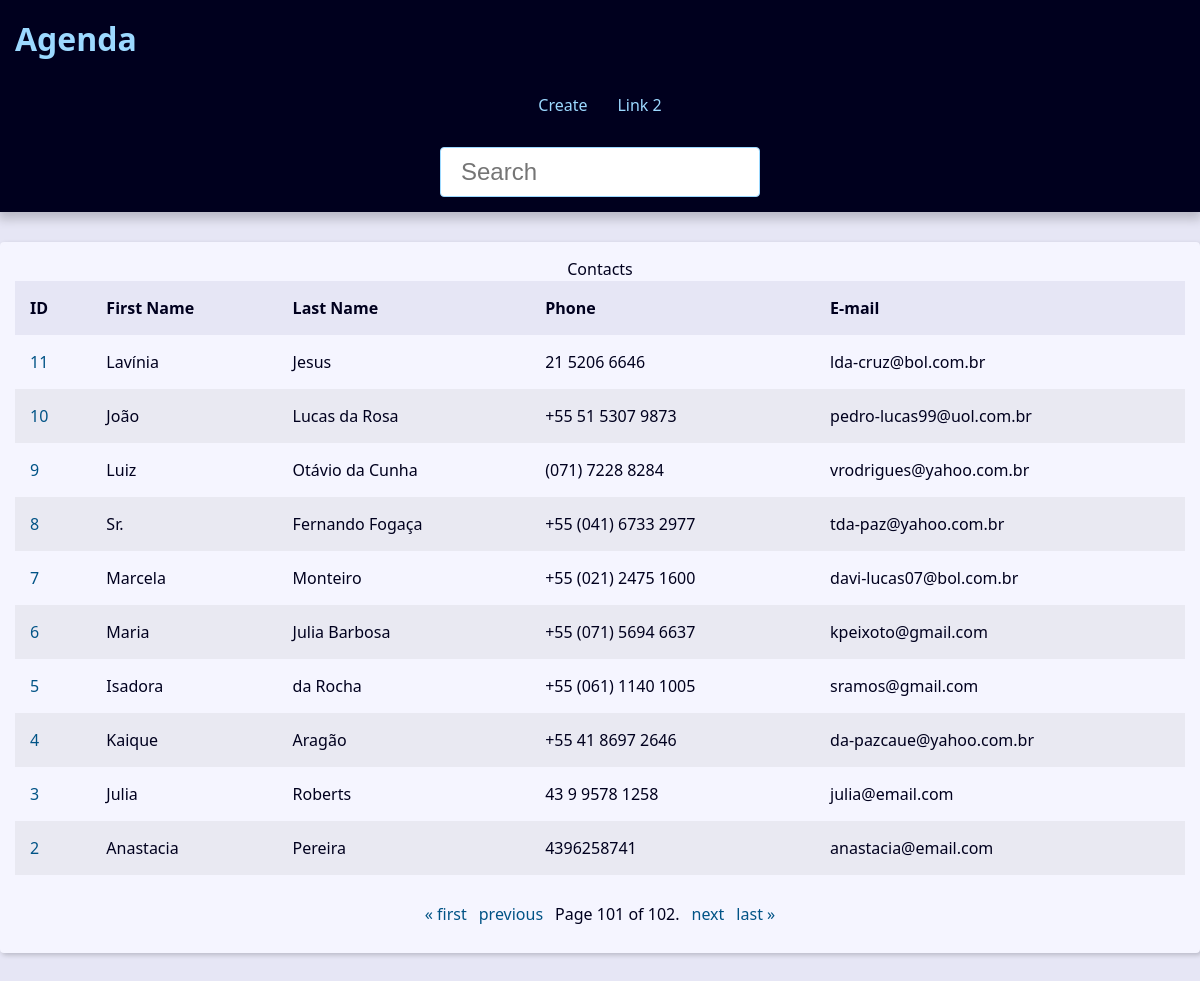
/?page=101&q=, run on the app's committed database.
### contact/models.py (models this page shows, shortened)
class Contact(models.Model):
    first_name = models.CharField(max_length=50)
    last_name = models.CharField(max_length=50)
    phone = models.CharField(max_length=50)
    email = models.EmailField(max_length=200, blank=True)
    created_date = models.DateTimeField(default=timezone.now)
    description = models.TextField(blank=True)
    show = models.BooleanField(default=True)
    picture = models.ImageField(blank=True, upload_to="pictures/%Y/%m")
    category = models.ForeignKey(
        Category,
        on_delete=models.SET_NULL,
        blank=True,
        null=True,
    )
    owner = models.ForeignKey(
        User,
        on_delete=models.SET_NULL,
        blank=True,
        null=True,
    )

### contact/views/contact_views.py (the view)
# urls.py: path("", views.index, name="index"),
def index(request):
    contacts = Contact.objects.filter(show=True).order_by("-id")
    paginator = Paginator(contacts, 10)
    page_number = request.GET.get("page")
    page_obj = paginator.get_page(page_number)
    context = {
        "page_obj": page_obj,
        "site_title": "Contatos - ",
    }
    return render(
        request,
        "contact/index.html",
        context,
    )

### contact/templates/contact/index.html
{% extends "global/base.html" %}
{% block content %}
{% if page_obj %}
    <div class="responsive-table">
        <table class="contacts-table" >
            <caption>
                Contacts
            </caption>
            <thead>
                <tr class="table-row table-row-header">
                    <th class="table-header">ID</th>
                    <th class="table-header">First Name</th>
                    <th class="table-header">Last Name</th>
                    <th class="table-header">Phone</th>
                    <th class="table-header">E-mail</th>
                </tr>
            </thead>
            <tbody>
                {% for contact in page_obj %}
                    <tr class="table-row">
                        <td class="table-cel">
                            <a
                            href="{% url "contact:contact" contact.id %}"
                                class="table-link"
                            >
                                {{ contact.id }}
                            </a>
                        </td>
                        <td class="table-cel">
                            {{ contact.first_name }}
                        </td>
                        <td class="table-cel">
                            {{ contact.last_name }}
                        </td>
                        <td class="table-cel">
                            {{ contact.phone }}
                        </td>
                        <td class="table-cel">
                            {{ contact.email }}
                        </td>
                    </tr>
                {% endfor %}
            </tbody>
        </table>
    </div>
{% else %}
    <div class="single-contact">
        <h1 class="single-contact-name">
            Nenhum contato encontrado.
        </h1>
    </div>
{% endif %}
{% endblock content %}

### base_static/global/css/style.css (style rules this page uses)
:root { --spacing: 1.5rem; --link-dark-color: rgb(0, 83, 134); --link-light-color: rgb(156, 217, 255); --clr-white: rgb(245, 245, 255); --clr-black: rgb(0, 0, 30); --clr-light-gray: rgb(230, 230, 245); --clr-dark-shadow-5: rgba(0, 0, 10, 5%); --clr-dark-shadow-10: rgba(0, 0, 10, 10%); --clr-dark-shadow-20: rgba(0, 0, 10, 20%); --clr-light-shadow-5: rgba(200, 200, 255, 5%); --clr-light-shadow-10: rgba(200, 200, 255, 10%); --clr-light-shadow-20: rgba(200, 200, 255, 20%); --main-page-width: 120rem; --table-min-width: 60rem; --biggest-font-size: 5rem; --bigger-font-size: 4rem; --big-font-size: 3.2rem; --medium-font-size: 2.4rem; --small-font-size: 1.6rem; --smaller-font-size: 1.4rem; --smallest-font-size: 1.2rem; --transition-fast: 300ms; --transition-medium: 600ms; --transition-slow: 1s; --default-border-radius: 4px; }
*, *::before, *::after { margin: 0; padding: 0; box-sizing: border-box; }
html { font-size: 62.5%; }
body { font-family: system-ui, -apple-system, BlinkMacSystemFont, 'Segoe UI', Roboto, Oxygen, Ubuntu, Cantarell, 'Open Sans', 'Helvetica Neue', sans-serif; line-height: 1.5; font-size: var(--small-font-size); color: var(--clr-black); -webkit-font-smoothing: antialiased; background: var(--clr-light-gray); }
.responsive-table { width: 100%; overflow-x: auto; }
.contacts-table { width: 100%; min-width: var(--table-min-width); border-collapse: collapse; }
.table-row { text-align: left; text-overflow: ellipsis; transition: background-color var(--transition-fast) ease-in-out; }
.table-row:nth-of-type(2n) { background: var(--clr-dark-shadow-5); }
.table-row-header { background: var(--clr-light-gray); color: var(--clr-black); }
.table-cel, .table-header { padding: var(--spacing); }
.table-link { color: var(--link-dark-color); transition: color var(--transition-fast) ease-in-out; text-decoration: none; }

### data on the page
Contact: id "11", first_name "Lavínia", last_name "Jesus", phone "21 5206 6646", email "lda-cruz@bol.com.br"
Contact: id "10", first_name "João", last_name "Lucas da Rosa", phone "+55 51 5307 9873", email "pedro-lucas99@uol.com.br"
Contact: id "9", first_name "Luiz", last_name "Otávio da Cunha", phone "(071) 7228 8284", email "vrodrigues@yahoo.com.br"
Contact: id "8", first_name "Sr.", last_name "Fernando Fogaça", phone "+55 (041) 6733 2977", email "tda-paz@yahoo.com.br"
Contact: id "7", first_name "Marcela", last_name "Monteiro", phone "+55 (021) 2475 1600", email "davi-lucas07@bol.com.br"
Contact: id "6", first_name "Maria", last_name "Julia Barbosa", phone "+55 (071) 5694 6637", email "kpeixoto@gmail.com"
Contact: id "5", first_name "Isadora", last_name "da Rocha", phone "+55 (061) 1140 1005", email "sramos@gmail.com"
Contact: id "4", first_name "Kaique", last_name "Aragão", phone "+55 41 8697 2646", email "da-pazcaue@yahoo.com.br"
Contact: id "3", first_name "Julia", last_name "Roberts", phone "43 9 9578 1258", email "julia@email.com"
Contact: id "2", first_name "Anastacia", last_name "Pereira", phone "4396258741", email "anastacia@email.com"

### other printed values
{{ page_obj.number }} "101"
{{ page_obj.paginator.num_pages }} "102"
